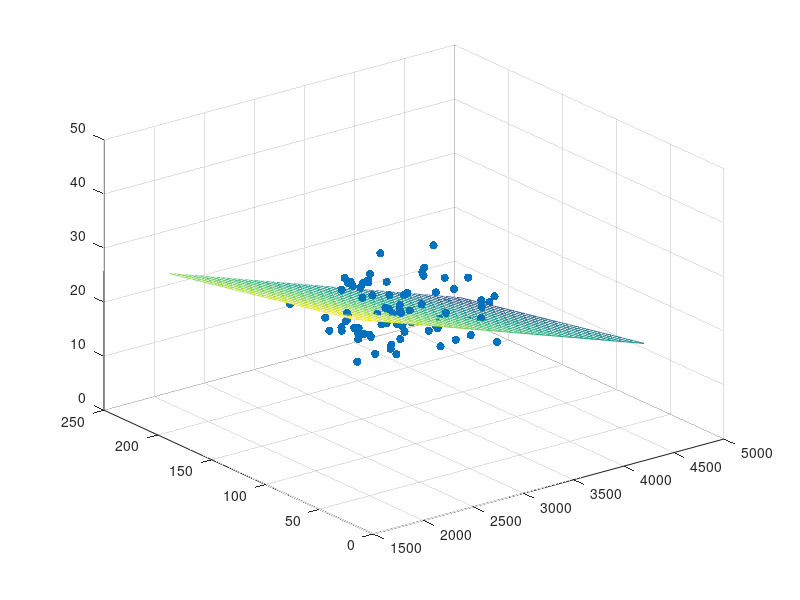

Here is the MATLAB script that generated this plot:
load carsmall;
y=MPG;
x1=Weight;
x2=Horsepower;
X=[ ones(length(x1),1) x1 x2];
b=regress(y,X);
x1fit=min(x1):100:max(x1);
x2fit=min(x2):10:max(x2);
[X1FIT X2FIT]=meshgrid(x1fit,x2fit);
YFIT=b(1)+b(2)*X1FIT+b(3)*X2FIT;
scatter3(x1,x2,y,'filled');
hold on;
mesh(X1FIT,X2FIT,YFIT);
hold off;
